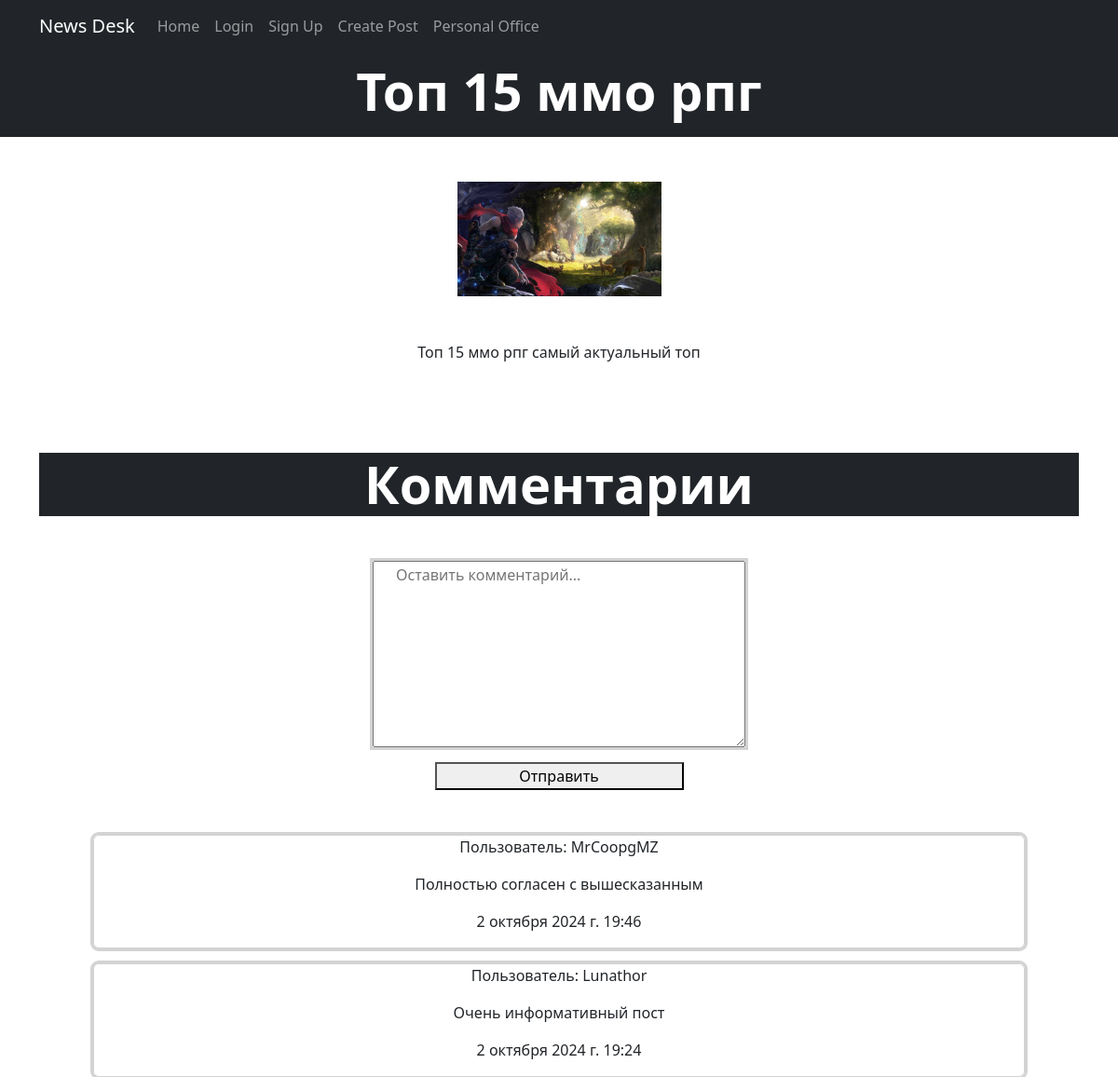
The page /post/1/ (signed in) on the database its author committed.
### desk/models.py (models this page shows, shortened)
class Post(models.Model):
    class Meta:
        verbose_name = 'Пост'
        verbose_name_plural = 'Посты'
    title = models.CharField(max_length=200, verbose_name="Заголовок")
    text = models.TextField(verbose_name="Текст")
    author = models.ForeignKey(User, on_delete=models.CASCADE, verbose_name="Автор")
    category = models.CharField(max_length=2, choices=CATEGORY_CHOICE, verbose_name="Категория")
    time_in = models.DateTimeField(auto_now_add=True)

class Image(models.Model):
    class Meta:
        verbose_name = 'Изображение'
        verbose_name_plural = 'Изображения'
    file = models.ImageField(upload_to='desk/files/images/', verbose_name="Изображение")
    post = ForeignKey(Post, on_delete=models.CASCADE, verbose_name='Пост')

class Comment(models.Model):
    class Meta:
        verbose_name = 'Отклик'
        verbose_name_plural = 'Отклики'
    post = models.ForeignKey(Post, on_delete=models.CASCADE, verbose_name="Пост")
    author = models.ForeignKey(User, on_delete=models.CASCADE, verbose_name="Автор")
    text = models.TextField(verbose_name="Текст")
    time_in = models.DateTimeField(auto_now_add=True)
    confirmed = models.BooleanField(default=False, verbose_name="Подтвержденный отклик")

class User(AbstractUser):
    class Meta:
        verbose_name = 'Пользователь'
        verbose_name_plural = 'Пользователи'
    email = models.EmailField(unique=True)
    is_verified = models.BooleanField(default=False)
    email_otp = models.CharField(max_length=6, blank=True, null=True)
    user_response = models.BooleanField(default=True, verbose_name="Уведомление об откликах")
    news_subscription = models.BooleanField(default=False, verbose_name="Новостная рассылка")
    USERNAME_FIELD = "email"
    REQUIRED_FIELDS = ["username"]
    def __str__(self):
        return f'{self.username}'

### desk/views.py (the view)
# urls.py: path('post/<int:pk>/', post_detail, name='PostDetail'),
def post_detail(request, pk):
    post = Post.objects.get(pk=pk)
    comments = Comment.objects.filter(post=post).order_by('-time_in')
    if request.user.is_authenticated:
        user_verification = request.user.is_verified or request.user.is_staff
    else:
        user_verification = False
    if request.method == 'POST':
        text = request.POST['text']
        Comment.objects.create(text=text, post=post, author=request.user)
        send_email_new_comment(author=post.author, post_pk=post.id)
        return redirect('PostDetail', pk=pk)
    return render(
        request,
        'post.html',
        {'post': post, 'comments': comments, 'user_verification': user_verification}
    )

### desk/templatetags/custom_filters.py (called while the page is built)
@register.filter
def image_check(value: Post) -> bool:
    if Image.objects.filter(post=value.id).first():
        return True
    else:
        return False

@register.filter
def video_check(value: Post) -> bool:
    if Video.objects.filter(post=value.id).first():
        return True
    else:
        return False

@register.filter
def get_image(value: Post) -> list[Image]:
    return Image.objects.filter(post=value.id).all()

@register.filter
def get_video(value: Post) -> list[Video]:
    return Video.objects.filter(post=value.id).all()

### templates/post.html (shortened to what this page needs)
{% extends 'flatpages/default.html' %}
{% load embed_video_tags %}
{% load custom_filters %}
{% load custom_tags %}
{% block name %}
    {{ post.title }}
{% endblock name %}
{% block content %}
    {% if post|image_check %}
        <div class="container px-4 px-lg-5 mt-5">
            <div class="row gx-4 gx-lg-5 row-cols-2 row-cols-md-3 row-cols-xl-4 justify-content-center">
                {% for img in post|get_image %}
                    <img style="max-width: 500px" src={{img.file.url}} />
                {% endfor %}
            </div>
        </div>
    {% endif %}
    <div class="container px-4 px-lg-4 mt-5">
        {{ post.text|linebreaks }}
    </div>
    <header class="bg-dark mt-5">
        <div class="container px-4 px-lg-5">
            <div class="text-center text-white">
                <h1 class="display-4 fw-bolder">
                    Комментарии
                </h1>
            </div>
        </div>
    </header>
    {% if user_verification %}
        <form method="post">
            <div class="container px-4 px-lg-5 mt-5 justify-content-center">
                <div class="row gx-4 gx-lg-5 row-cols-2 row-cols-md-3 row-cols-xl-4 mt-3 justify-content-center">
                    <textarea placeholder="Оставить комментарий..." name="text" style="height: 200px; width: 400px; outline: 3px lightgrey solid"></textarea>
                </div>
                <div class="row gx-4 gx-lg-5 row-cols-2 row-cols-md-3 row-cols-xl-4 mt-3 justify-content-center">
                    <button type="submit">Отправить</button>
                </div>
            </div>
        </form>
    {% endif %}
    <div class="container px-4 px-lg-5 mt-5 justify-content-center">
        {% for comment in comments %}
            {% if comment.confirmed %}
                <div class="row gx-4 gx-lg-5 row-cols-2 row-cols-md-3 row-cols-xl-4 mt-3 justify-content-center">
                    <div class="card h-100" style="height: 200px; width: 1000px; outline: 3px lightgrey solid;">
                        <p>
                            Пользователь:
                            {{ comment.author }}
                        </p>
                        <p>
                            {{ comment.text }}
                        </p>
                        <p>
                            {{ comment.time_in }}
                        </p>
                    </div>
                </div>
            {% endif %}
        {% endfor %}
    </div>
{% endblock content %}

### rows shown on the page
Post: title "Топ 15 ммо рпг", text "Топ 15 ммо рпг самый актуальный топ"
Image: file (placeholder picture)
Comment: author "MrCoopgMZ", text "Полностью согласен с вышесказанным", time_in "2 октября 2024 г. 19:46"
Comment: author "Lunathor", text "Очень информативный пост", time_in "2 октября 2024 г. 19:24"
